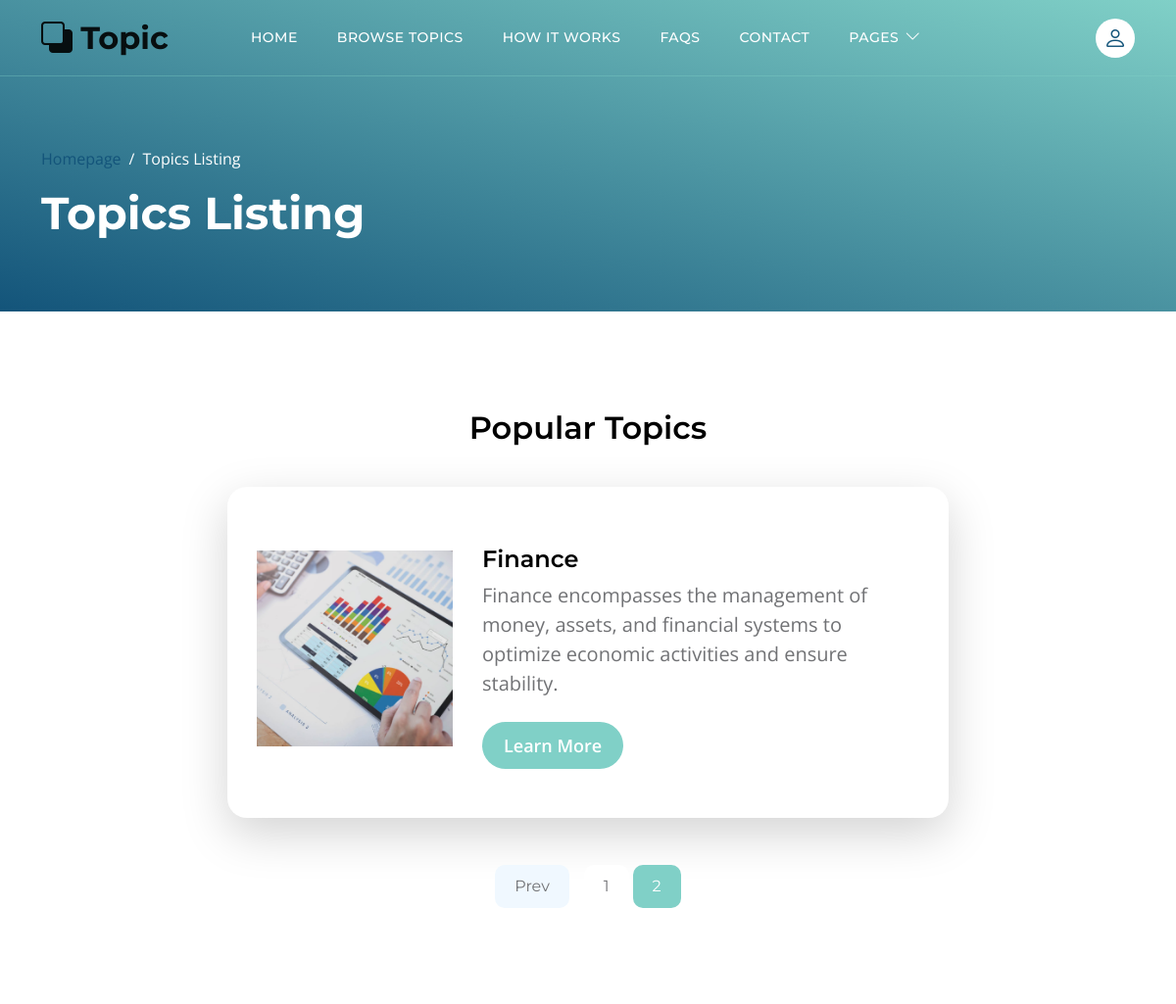
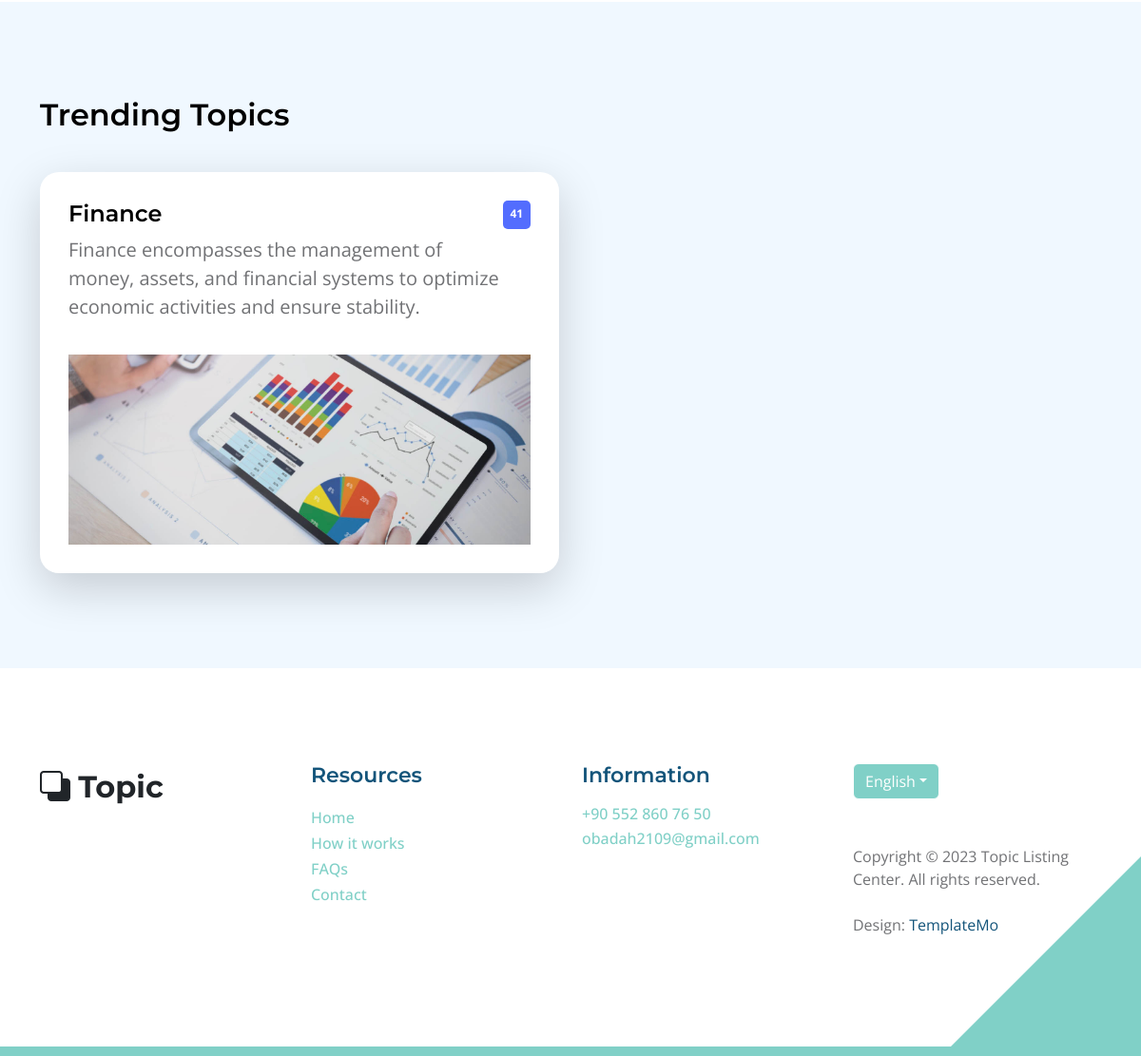
The app's page /topics-listing/?page=2 with its own data (2 pictures, top to bottom).
### topic/models.py (models this page shows, shortened)
class Card(models.Model):
    title = models.CharField(max_length = 250)
    subtitle = models.CharField(max_length = 250)
    number = models.PositiveSmallIntegerField()
    page = models.OneToOneField('Page', on_delete = models.CASCADE)

class Page(models.Model):
    intro = models.CharField(max_length = 250)
    title = models.CharField(max_length = 250)
    body1 = models.TextField()
    img = models.ImageField()
    img1 = models.ImageField(null = True, blank = True, )
    img2 = models.ImageField(null = True, blank = True, )
    quote = models.CharField(null = True, blank = True, max_length = 250)
    body2 = models.TextField(null = True, blank = True)
    tag = models.ForeignKey('Tag', on_delete=models.CASCADE)

### topic/views.py (the view)
# urls.py: path('topics-listing/', views.listing, name = 'listing'),
def listing(request):
    card = Paginator(Card.objects.all(), 3).get_page(request.GET.get('page'))
    card.next_page_number
    context = {'cards': Paginator(Card.objects.all(), 3).get_page(request.GET.get('page'))}
    return render(request, 'topics-listing.html', context)

### topic/templates/topics-listing.html (shortened to what this page needs)
<!DOCTYPE html>
{% load static %}
<html lang="en">
  {% include 'header.html' %}
  <body class="topics-listing-page" id="top">
    <main>
      {% include 'navbar.html' %}
      <header
        class="site-header d-flex flex-column justify-content-center align-items-center"
      >
        <div class="container">
          <div class="row align-items-center">
            <div class="col-lg-5 col-12">
              <nav aria-label="breadcrumb">
                <ol class="breadcrumb">
                  <li class="breadcrumb-item">
                    <a href="{% url 'home' %}">Homepage</a>
                  </li>
                  <li class="breadcrumb-item active" aria-current="page">
                    Topics Listing
                  </li>
                </ol>
              </nav>
              <h2 class="text-white">Topics Listing</h2>
            </div>
          </div>
        </div>
      </header>
      <section class="section-padding">
        <div class="container">
          <div class="row">
            <div class="col-lg-12 col-12 text-center">
              <h3 class="mb-4">Popular Topics</h3>
            </div>
            <div class="col-lg-8 col-12 mt-3 mx-auto">
            {% for card in cards %}
              <div class="custom-block custom-block-topics-listing bg-white shadow-lg mb-5">
                <div class="d-flex">
                  <img src="{% static 'images/' %}{{ card.page.img }}" class="custom-block-image img-fluid" alt=""/>
                  <div class="custom-block-topics-listing-info d-flex">
                    <div>
                      <h5 class="mb-2">{{ card.title }}</h5>
                      <p class="mb-0">{{ card.subtitle }}</p>
                      <a href="{% url 'detail' card_id=card.id %}"class="btn custom-btn mt-3 mt-lg-4">Learn More</a>
                    </div>
                    <span class="badge bg-{{ card.0.page.tag }} rounded-pill ms-auto">{{ card.0.number }}</span>
                  </div>
                </div>
              </div>
              {% endfor %}
            <div class="col-lg-12 col-12">
              <nav aria-label="Page navigation example">
                <ul class="pagination justify-content-center mb-0">
                  <li class="page-item">
                  {% if cards.has_previous %}
                    <a class="page-link" href="?page={{ cards.previous_page_number }}" aria-label="Previous">
                      <span aria-hidden="true">Prev</span>
                    </a>
                  {% endif %}
                  </li>
                  {% for num in cards.paginator.page_range %}
                    {% if num == cards.number %}
                      <li class="page-item active" aria-current="page">
                        <a class="page-link" href="">{{ num }}</a>
                      </li>
                    {% else %}
                        <a class="page-link" href="?page={{ num }}">{{ num }}</a>
                    {% endif %}
                  {% endfor %}
                </ul>
              </nav>
            </div>
          </div>
        </div>
      </section>
      <section class="section-padding section-bg">
        <div class="container">
          <div class="row">
            <div class="col-lg-12 col-12">
              <h3 class="mb-4">Trending Topics</h3>
            </div>
            {% if cards.0 %}
            <div class="col-lg-6 col-md-6 col-12 mt-3 mb-4 mb-lg-0">
              <div class="custom-block bg-white shadow-lg">
                <a href="{% url 'detail' card_id=cards.0.id %}">
                  <div class="d-flex">
                    <div>
                      <h5 class="mb-2">{{ cards.0.title }}</h5>
                      <p class="mb-0">{{ cards.0.subtitle }}</p>
                    </div>
                    <span class="badge bg-finance rounded-pill ms-auto">{{ cards.0.number }}</span>
                  </div>
                  <img src="{% static 'images/' %}{{ cards.0.page.img }}" class="custom-block-image img-fluid" alt=""/>
                </a>
              </div>
            </div>
            {% endif %}
          </div>
        </div>
      </section>
    </main>
    {% include 'footer.html' %}
  </body>
</html>

### topic/static/css/templatemo-topic-listing.css (style rules this page uses)
:root { --white-color: #ffffff; --primary-color: #13547a; --secondary-color: #80d0c7; --section-bg-color: #f0f8ff; --custom-btn-bg-color: #80d0c7; --custom-btn-bg-hover-color: #13547a; --dark-color: #000000; --p-color: #717275; --border-color: #7fffd4; --link-hover-color: #13547a; --body-font-family: 'Open Sans', sans-serif; --title-font-family: 'Montserrat', sans-serif; --h1-font-size: 58px; --h2-font-size: 46px; --h3-font-size: 32px; --h4-font-size: 28px; --h5-font-size: 24px; --h6-font-size: 22px; --p-font-size: 20px; --menu-font-size: 14px; --btn-font-size: 18px; --copyright-font-size: 16px; --border-radius-large: 100px; --border-radius-medium: 20px; --border-radius-small: 10px; --font-weight-normal: 400; --font-weight-medium: 500; --font-weight-semibold: 600; --font-weight-bold: 700; }
body { background-color: var(--white-color); font-family: var(--body-font-family); }
h2, h3, h4, h5, h6 { color: var(--dark-color); }
h1, h2, h3, h4, h5, h6 { font-family: var(--title-font-family); font-weight: var(--font-weight-semibold); }
h2 { font-size: var(--h2-font-size); font-weight: var(--font-weight-bold); }
h3 { font-size: var(--h3-font-size); }
h5 { font-size: var(--h5-font-size); }
p { color: var(--p-color); font-size: var(--p-font-size); font-weight: var(--font-weight-normal); }
ul li { color: var(--p-color); font-size: var(--p-font-size); font-weight: var(--font-weight-normal); }
a, button { touch-action: manipulation; transition: all 0.3s; }
a { display: inline-block; color: var(--primary-color); text-decoration: none; }
.section-padding { padding-top: 100px; padding-bottom: 100px; }
.section-bg { background-color: var(--section-bg-color); }
.custom-btn { background: var(--custom-btn-bg-color); border: 2px solid transparent; border-radius: var(--border-radius-large); color: var(--white-color); font-size: var(--btn-font-size); font-weight: var(--font-weight-semibold); line-height: normal; transition: all 0.3s; padding: 10px 20px; }
.site-header { background-image: linear-gradient(15deg, #13547a 0%, #80d0c7 100%); padding-top: 150px; padding-bottom: 80px; }
.site-header .container { height: 100%; }
.breadcrumb-item+.breadcrumb-item::before, .breadcrumb-item a:hover, .breadcrumb-item.active { color: var(--white-color); }
.custom-block { border-radius: var(--border-radius-medium); position: relative; overflow: hidden; padding: 30px; transition: all 0.3s ease; height: 100%; }
.custom-block > a { width: 100%; }
.custom-block-image { display: block; width: 100%; height: 200px; object-fit: cover; margin-top: 35px; }
.custom-block .rounded-pill { border-radius: 5px !important; display: flex; justify-content: center; text-align: center; width: 30px; height: 30px; line-height: 20px; }
.bg-finance { background-color: #536DFE; }
.topics-listing-page .site-header { padding-bottom: 65px; }
.custom-block-topics-listing-info { margin: 30px 20px 20px 30px; }
.custom-block-topics-listing { height: inherit; }
.custom-block-topics-listing .custom-block-image { width: 200px; }
.pagination { margin-top: 40px; }
.page-link { border: 0; border-radius: var(--border-radius-small); color: var(--p-color); font-family: var(--title-font-family); margin: 0 5px; padding: 10px 20px; }
.page-item:first-child .page-link { margin-right: 10px; }
.page-item:first-child .page-link, .page-item:last-child .page-link { background-color: var(--section-bg-color); border-radius: var(--border-radius-small); }
.active>.page-link, .page-link.active { background-color: var(--secondary-color); border-color: var(--secondary-color); }

### records on screen
Card: page.img (picture), title "Finance", subtitle "Finance encompasses the management of money, assets, and financial systems to optimize economic activities and ensure stability.", number "41"

### other values on screen
{{ num }} "1"
{{ num }} "2"
